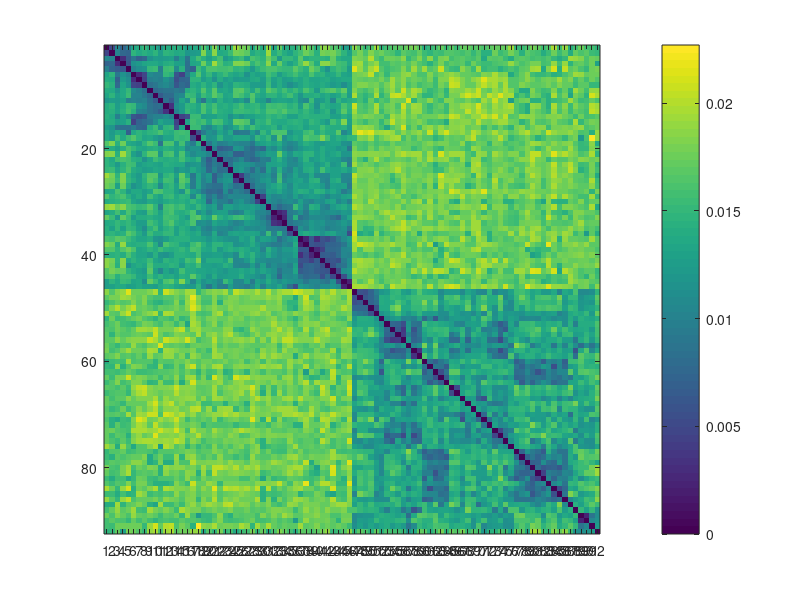

Write the MATLAB code that produced this figure. (Note: this script raises an error after producing the figure.)
clear all;close all;clc;

estimated_rdm = load ('estimate_RDM_behav_semantic.mat');  
comparisons = estimated_rdm.estimate_RDM_s;
save behav_RDMs_euclidean_vector_semantic comparisons

nStimuli=92;
nComparisons = ((nStimuli^2)-nStimuli)/2; % counts only one way and not the same imgs

rdm = NaN(92,92);

countComparison=0;
for img_1 = 1:nStimuli-1
	for img_2 = img_1+1:nStimuli
        countComparison=countComparison+1;
        
        rdm(img_1,img_2) = comparisons(countComparison); 
        rdm(img_2,img_1) = comparisons(countComparison);
            
    end   
end
for imag = 1:92
    rdm(imag,imag)=0;
end

load('stimuli_names_92.mat');
max_val=0.0227;

figure('units','normalized','outerposition',[0 0 1 1]); image(rdm,'CDataMapping','scaled');C = colorbar;caxis([0 max_val]);       
set(gca,'XTick',1:1:92); set(gca,'xticklabel',table2array(stimuli_names_92(1:92,1)),'fontsize', 6);xtickangle(90);
set(gca,'YTick',1:1:92); set(gca,'yticklabel',table2array(stimuli_names_92(1:92,1)),'fontsize', 6);ytickangle(0);
set(gca, 'TickLength',[0 0]);
axis equal; axis image; 
title(['Semantic RDM: behaviour data'],'fontsize',11);
saveas(gcf,'behav_RDM_semantic.png');
save('behav_RDM_semantic','rdm');

%% create a small rdm for animals and for tools
half_stimuli = length(rdm)/2;
rdm_semantic_animals = rdm(1:half_stimuli,1:half_stimuli);
rdm_semantic_tools = rdm(half_stimuli+1:end,half_stimuli+1:end);

figure('units','normalized','outerposition',[0 0 1 1]); image(rdm_semantic_animals,'CDataMapping','scaled');C = colorbar;caxis([0 max_val]);       
set(gca,'XTick',1:1:46); set(gca,'xticklabel',table2array(stimuli_names_92(1:46,1)),'fontsize', 6);xtickangle(90);
set(gca,'YTick',1:1:46); set(gca,'yticklabel',table2array(stimuli_names_92(1:46,1)),'fontsize', 6);ytickangle(0);
set(gca, 'TickLength',[0 0]);
axis equal; axis image; 
title(['Semantic RDM: behaviour (animals)'],'fontsize',11);
saveas(gcf,'behav_RDM_semantic_animals.png');
save('behav_RDM_semantic_animals','rdm_semantic_animals');
        
figure('units','normalized','outerposition',[0 0 1 1]); image(rdm_semantic_tools,'CDataMapping','scaled');C = colorbar;caxis([0 max_val]);       
set(gca,'XTick',1:1:46); set(gca,'xticklabel',table2array(stimuli_names_92(47:92,1)),'fontsize', 6);xtickangle(90);
set(gca,'YTick',1:1:46); set(gca,'yticklabel',table2array(stimuli_names_92(47:92,1)),'fontsize', 6);ytickangle(0);
set(gca, 'TickLength',[0 0]);
axis equal; axis image; 
title(['Semantic RDM: behaviour (tools)'],'fontsize',11);
saveas(gcf,'behav_RDM_semantic_tools.png');
save('behav_RDM_semantic_tools','rdm_semantic_tools');
